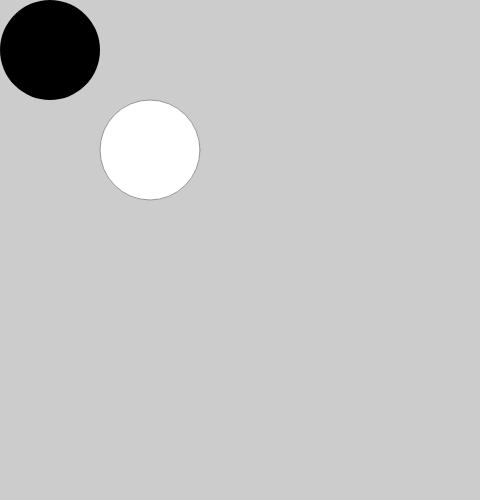
Frame 1 (no input)
Frame 60 (no input): identical to frame 1, image omitted
Frame 120 (the mouse pressed at the canvas centre since frame 60): identical to frame 1, image omitted

The p5.js sketch that drew this single still picture (run headless with seeded random() and noise() and a simulated clock; from frame 60 on, the mouse is pressed at the canvas centre):

// p5.js sketch
// ── sketch.js
/*
* create two circles
* Have one circle move on mouseKey events
* When circles collide, change the color of the first
* opacity
* stroke
*/ 

let circle1X = 50;
let circle1Y = 50;

const circle2X = 150;
const circle2Y = 150;

const circleVelocity = 10;

const circleDiameter = 100;
const circleRadius = circleDiameter / 2;

function setup() {
  // put setup code here
  createCanvas(480, 500);
}

function isCollissionDetected() {
  const distance = dist(circle1X, circle1Y, circle2X, circle2Y);

  const collissionDistance = circleRadius * 2;

  if (distance < collissionDistance) {
    return true;
  }

  return false;
}

function keyPressed(event) {
  const key = event.key;
  if (key === 'ArrowUp') {
    circle1Y -= circleVelocity;
  } else if (key === 'ArrowDown') {
    circle1Y += circleVelocity;
  } else if (key === 'ArrowLeft') {
    circle1X -= circleVelocity;
  } else if (key === 'ArrowRight') {
    circle1X += circleVelocity;
  }

  return false;
}

function drawFirstCircle() {
  noStroke();
  if (isCollissionDetected()) {
    fill(255, 0, 0, 50);
  } else {
    fill(0);
  }
  ellipse(circle1X, circle1Y, circleDiameter, circleDiameter);
}

function drawSecondCircle() {
  stroke(150);
  fill(255);
  ellipse(circle2X, circle2Y, circleDiameter, circleDiameter);
}

function draw() {
  background(204);
  drawSecondCircle();
  drawFirstCircle();
}
